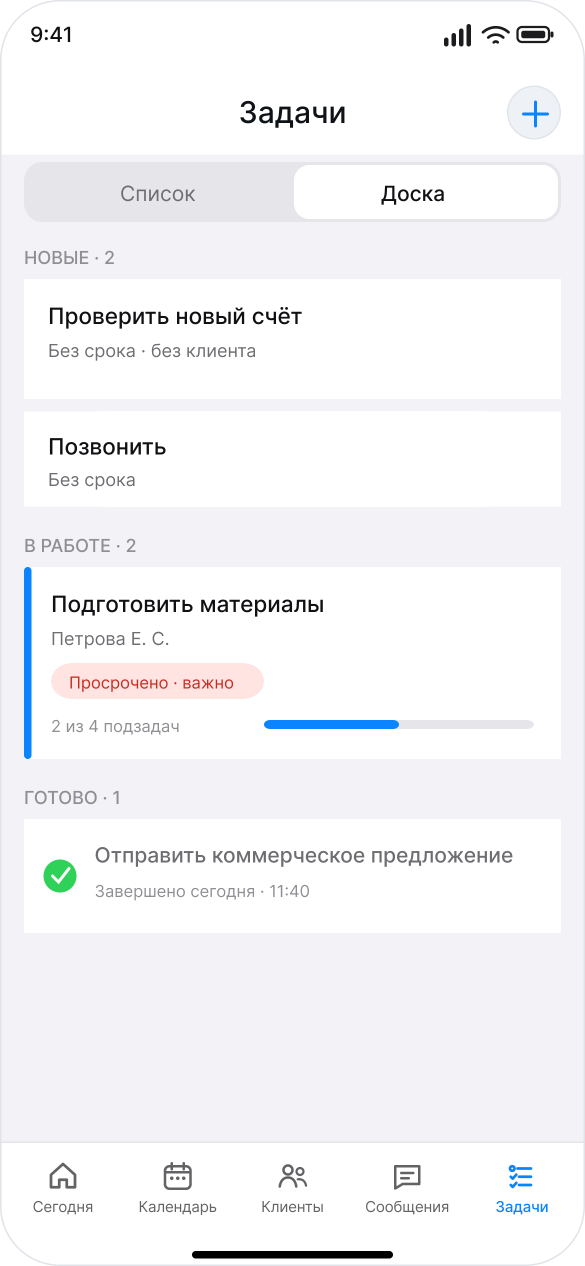
#> input picture simple-crm-landing-screens/20-task-board.png, 1170 x 2532 px (shown at 1/2 size)
$ python square_task_surfaces.py
#> lines starting #> are read from the running program, lines starting #| are printed output that depends on the picture; after the words box and inside, x2 and y2 are one past the last pixel; in counts of white or black regions, pixels touching at a corner belong together
from pathlib import Path
import numpy as np
from PIL import Image

folder=Path(__file__).parent/'simple-crm-landing-screens'
specs={
'20-task-board.png':[(48,558,1122,798),(48,823,1122,1013),(48,1134,1122,1518),(48,1638,1122,1866)],
'21-task-list.png':[(48,720,1122,996),(48,1032,1122,1428)],
'22-task-inbox.png':[(48,696,1122,813),(48,879,1122,1230)],
'23-task-detail.png':[(48,357,1122,741),(48,888,1122,1476)],
'24-create-task.png':[(48,419,1122,601),(48,939,1122,1095)],
}
for name,boxes in specs.items():
    path=folder/name; original=np.array(Image.open(path).convert('RGBA')); result=original.copy()
#> further down, original is the input picture: shape (2532, 1170, 4); mean R, G, B, A 244.3, 244.7, 247.1, 255
    for left,top,right,bottom in boxes:
        source=original[top:bottom,left:right,:3]
        result[top:bottom,left:right,:3]=255
        foreground=np.min(source,axis=2)<232
        result[top:bottom,left:right,:3][foreground]=source[foreground]
#> this loop made 4 passes
#> pass 1, `source=original[top:bottom,left:right,:3]`:
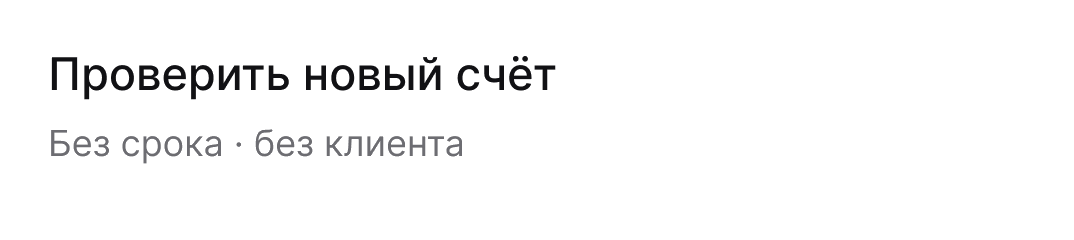
#> source: shape (240, 1074, 3); mean R, G, B 248.5, 248.5, 248.6
#> pass 1, `foreground=np.min(source,axis=2)<232`:
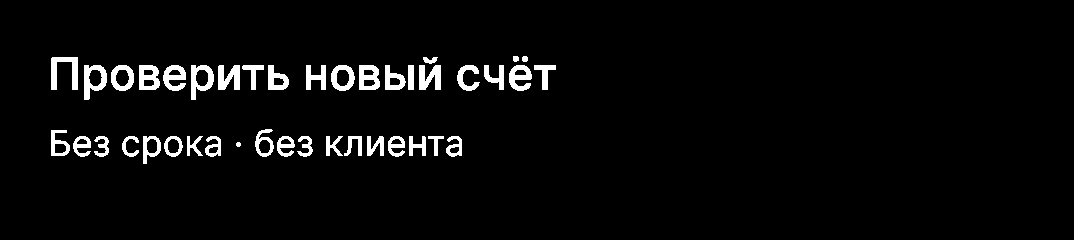
#> foreground: shape (240, 1074) bool; 3.8% white; 41 white regions, largest, box (x1, y1, x2, y2) and area: (51, 57, 78, 90) 470, (84, 65, 107, 100) 431, (191, 65, 214, 100) 413
#> pass 2, `source=original[top:bottom,left:right,:3]`:
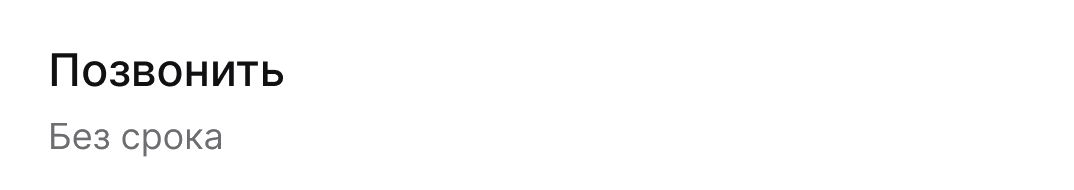
#> source: shape (190, 1074, 3); mean R, G, B 251.1, 251.1, 251.2
#> pass 2, `foreground=np.min(source,axis=2)<232`:
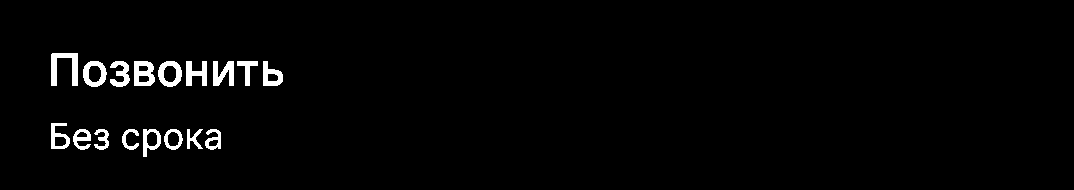
#> foreground: shape (190, 1074) bool; 2.2% white; 17 white regions, largest, box (x1, y1, x2, y2) and area: (51, 53, 78, 86) 470, (134, 61, 155, 86) 377, (213, 61, 234, 86) 352
    Image.fromarray(result,'RGBA').save(path)
    print(name)
#> pass 2 of the loop `for name,boxes in specs.items():`:
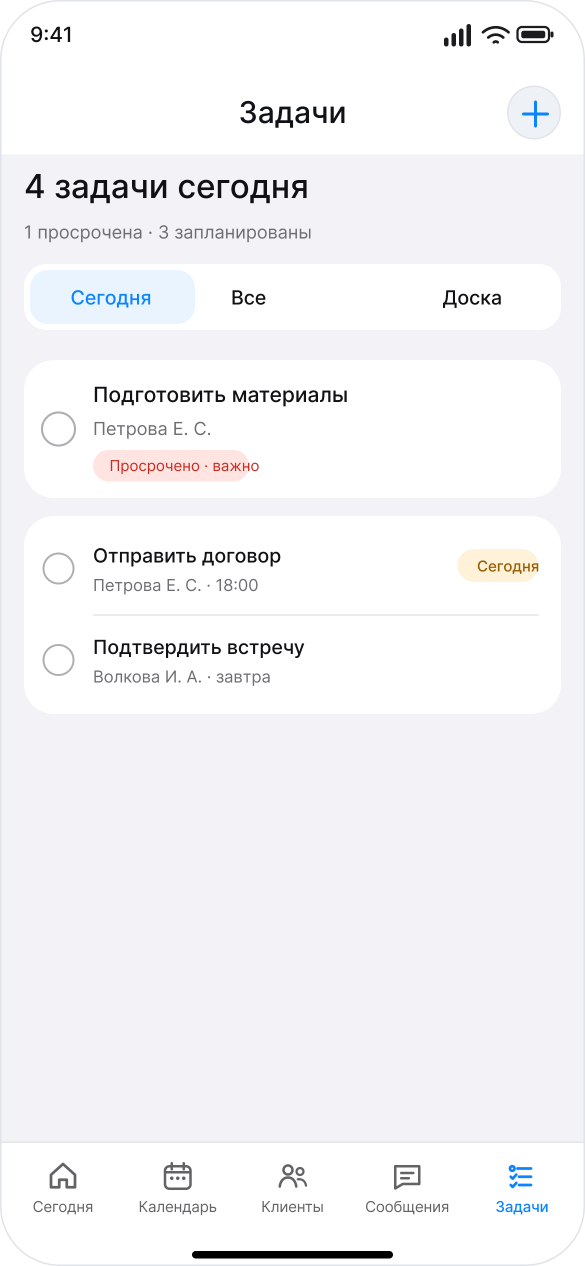
#> input picture simple-crm-landing-screens/21-task-list.png, 1170 x 2532 px (shown at 1/2 size)
#> original is the input picture: shape (2532, 1170, 4); mean R, G, B, A 243.9, 243.9, 246.5, 255
#> the loop `for left,top,right,bottom in boxes:` made 2 passes
#> pass 1, `foreground=np.min(source,axis=2)<232`:
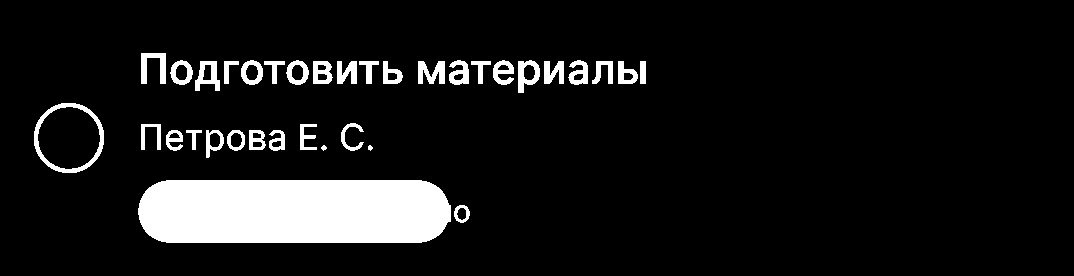
#> foreground: shape (276, 1074) bool; 9.4% white; 35 white regions, largest, box (x1, y1, x2, y2) and area: (138, 180, 451, 243) 18785, (34, 103, 104, 173) 924, (141, 53, 166, 84) 437
#> pass 2, `foreground=np.min(source,axis=2)<232`:
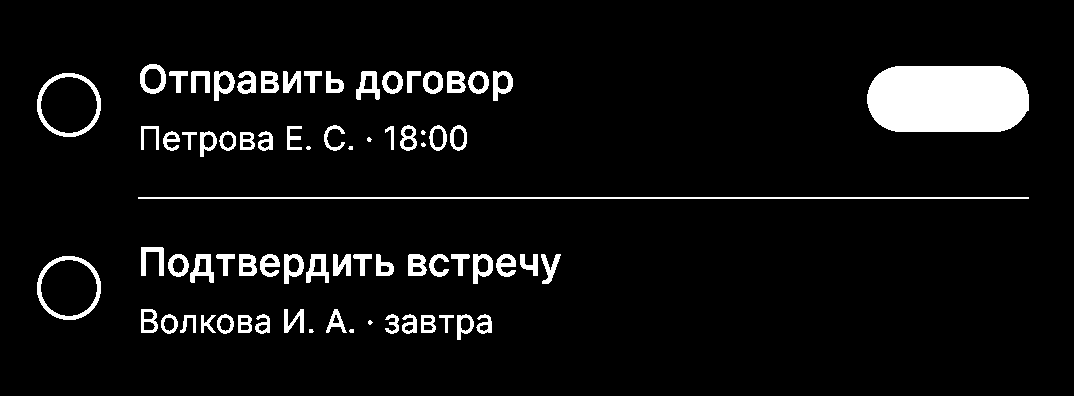
#> foreground: shape (396, 1074) bool; 6.4% white; 74 white regions (8 under 20 px), largest, box (x1, y1, x2, y2) and area: (867, 66, 1029, 132) 9743, (138, 197, 1029, 199) 1782, (37, 73, 101, 137) 816
#> pass 3 of the loop `for name,boxes in specs.items():`:
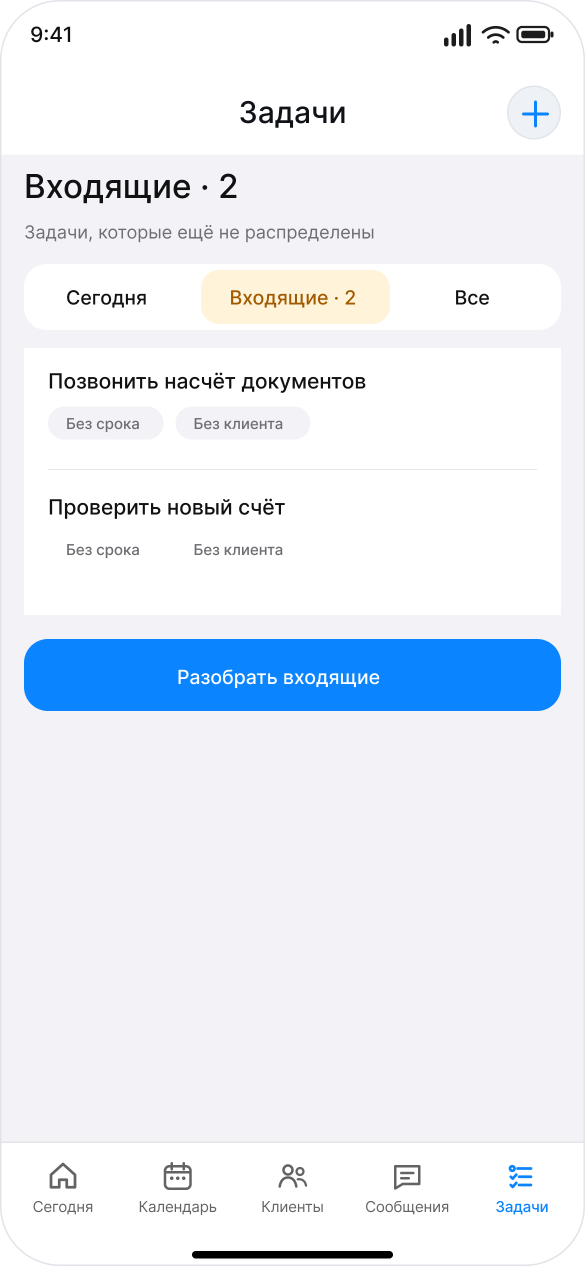
#> input picture simple-crm-landing-screens/22-task-inbox.png, 1170 x 2532 px (shown at 1/2 size)
#> original is the input picture: shape (2532, 1170, 4); mean R, G, B, A 232.2, 238.2, 246.6, 255
#> the loop `for left,top,right,bottom in boxes:` made 2 passes
#> pass 1, `foreground=np.min(source,axis=2)<232`:
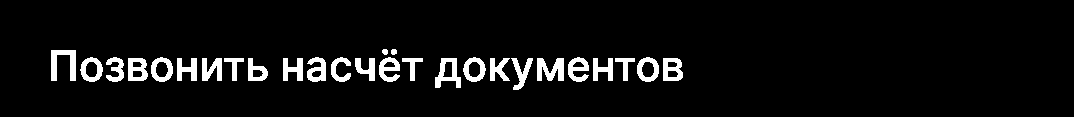
#> foreground: shape (117, 1074) bool; 5.9% white; 27 white regions, largest, box (x1, y1, x2, y2) and area: (51, 50, 76, 81) 437, (537, 58, 564, 81) 424, (435, 58, 461, 88) 396
#> pass 2, `foreground=np.min(source,axis=2)<232`:
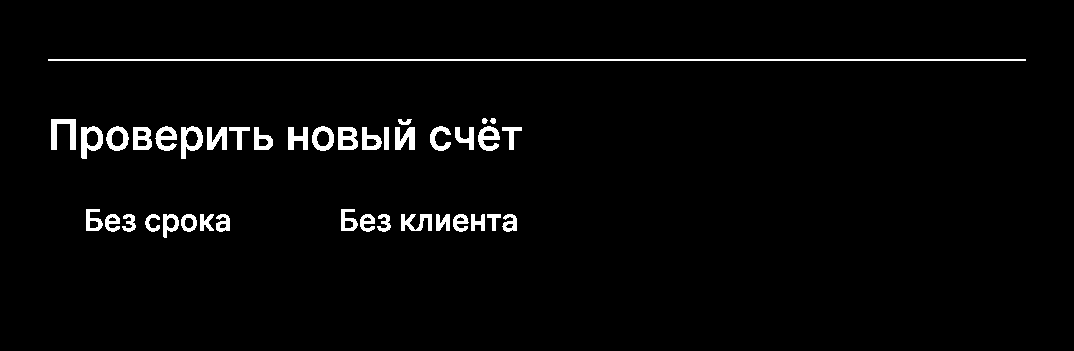
#> foreground: shape (351, 1074) bool; 2.8% white; 40 white regions, largest, box (x1, y1, x2, y2) and area: (48, 59, 1026, 61) 1956, (51, 119, 76, 150) 437, (81, 126, 103, 159) 390
#> the loop made 5 passes; the first 3 are shown
